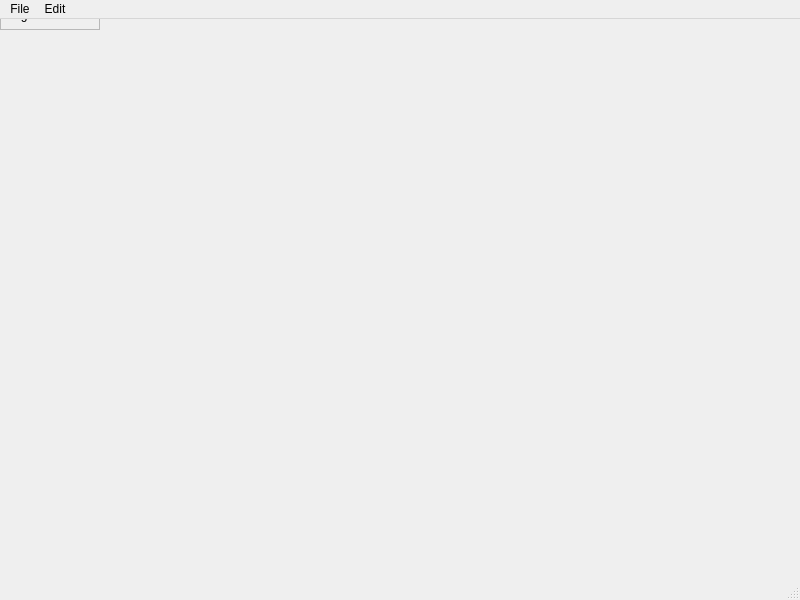
<?xml version="1.0" encoding="UTF-8"?>
<ui version="4.0">
 <class>ImageViewerWindow</class>
 <widget class="QMainWindow" name="ImageViewerWindow">
  <property name="geometry">
   <rect>
    <x>0</x>
    <y>0</y>
    <width>800</width>
    <height>600</height>
   </rect>
  </property>
  <property name="windowTitle">
   <string>openMittsu Image Viewer</string>
  </property>
  <widget class="QScrollArea" name="scrollArea">
   <property name="widgetResizable">
    <bool>true</bool>
   </property>
   <widget class="openmittsu::widgets::PixmapLabel" name="lblImage">
    <property name="geometry">
     <rect>
      <x>0</x>
      <y>0</y>
      <width>798</width>
      <height>557</height>
     </rect>
    </property>
    <property name="sizePolicy">
     <sizepolicy hsizetype="Ignored" vsizetype="Ignored">
      <horstretch>0</horstretch>
      <verstretch>0</verstretch>
     </sizepolicy>
    </property>
    <property name="text">
     <string notr="true">Image here</string>
    </property>
    <property name="scaledContents">
     <bool>false</bool>
    </property>
   </widget>
  </widget>
  <widget class="QMenuBar" name="menubar">
   <property name="geometry">
    <rect>
     <x>0</x>
     <y>0</y>
     <width>800</width>
     <height>21</height>
    </rect>
   </property>
   <widget class="QMenu" name="menuFile">
    <property name="title">
     <string>File</string>
    </property>
    <addaction name="actionSave_as"/>
    <addaction name="actionClose"/>
   </widget>
   <widget class="QMenu" name="menuEdit">
    <property name="title">
     <string>Edit</string>
    </property>
    <addaction name="actionCopy_to_Clipboard"/>
    <addaction name="actionZoom_In"/>
    <addaction name="actionZoom_out"/>
    <addaction name="actionReset_Zoom"/>
    <addaction name="actionFit_to_Window"/>
   </widget>
   <addaction name="menuFile"/>
   <addaction name="menuEdit"/>
  </widget>
  <widget class="QStatusBar" name="statusbar"/>
  <action name="actionSave_as">
   <property name="text">
    <string>&amp;Save as...</string>
   </property>
  </action>
  <action name="actionClose">
   <property name="text">
    <string>&amp;Close</string>
   </property>
  </action>
  <action name="actionCopy_to_Clipboard">
   <property name="text">
    <string>Copy to Clipboard</string>
   </property>
   <property name="shortcut">
    <string>Ctrl+C</string>
   </property>
  </action>
  <action name="actionZoom_In">
   <property name="text">
    <string>Zoom In</string>
   </property>
   <property name="shortcut">
    <string>+</string>
   </property>
  </action>
  <action name="actionZoom_out">
   <property name="text">
    <string>Zoom Out</string>
   </property>
   <property name="shortcut">
    <string>-</string>
   </property>
  </action>
  <action name="actionReset_Zoom">
   <property name="text">
    <string>Reset Zoom</string>
   </property>
  </action>
  <action name="actionFit_to_Window">
   <property name="checkable">
    <bool>true</bool>
   </property>
   <property name="text">
    <string>Fit to Window</string>
   </property>
  </action>
 </widget>
 <customwidgets>
  <customwidget>
   <class>openmittsu::widgets::PixmapLabel</class>
   <extends>QLabel</extends>
   <header>widgets/PixmapLabel.h</header>
  </customwidget>
 </customwidgets>
 <resources/>
 <connections/>
</ui>
